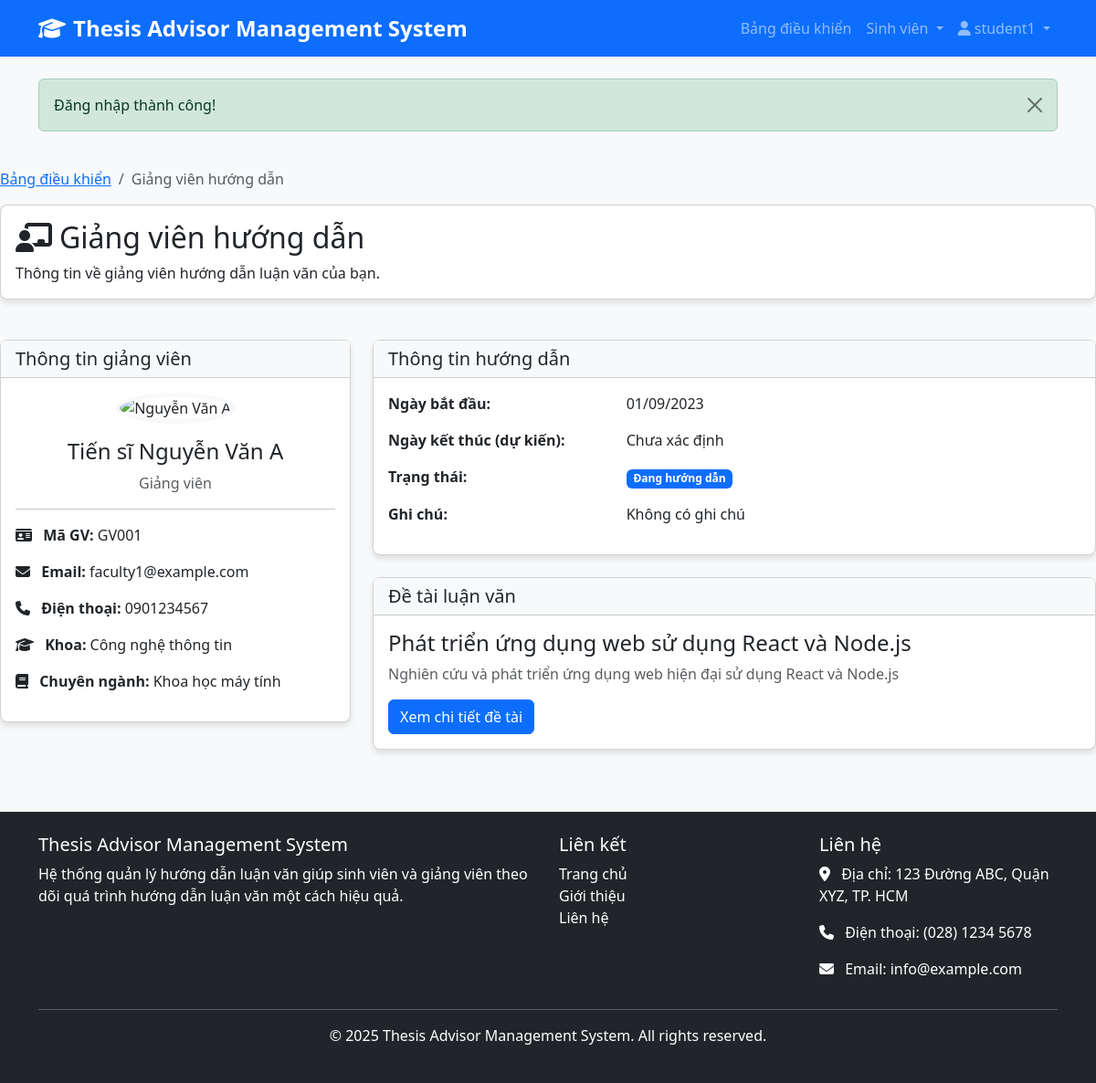
The app's page /student/advisor.php (signed in) with its own data.
### tables this page shows
CREATE TABLE SinhVienGiangVienHuongDan (
    ID INT AUTO_INCREMENT PRIMARY KEY,
    SinhVienID INT NOT NULL,
    GiangVienID INT NOT NULL,
    DeTaiID INT,
    NgayBatDau DATE,
    NgayKetThuc DATE,
    TrangThai ENUM('Đang hướng dẫn', 'Đã hoàn thành', 'Đã hủy') DEFAULT 'Đang hướng dẫn',
    GhiChu TEXT,
    FOREIGN KEY (SinhVienID) REFERENCES SinhVien(SinhVienID) ON DELETE CASCADE,
    FOREIGN KEY (GiangVienID) REFERENCES GiangVien(GiangVienID) ON DELETE CASCADE,
    FOREIGN KEY (DeTaiID) REFERENCES DeTai(DeTaiID) ON DELETE SET NULL
);

CREATE TABLE GiangVien (
    GiangVienID INT AUTO_INCREMENT PRIMARY KEY,
    UserID INT,
    MaGV VARCHAR(20) NOT NULL UNIQUE,
    HoTen VARCHAR(100) NOT NULL,
    HocVi VARCHAR(50),
    ChucVu VARCHAR(100),
    Email VARCHAR(100) NOT NULL,
    SoDienThoai VARCHAR(15),
    Khoa VARCHAR(100),
    ChuyenNganh VARCHAR(100),
    SoLuongSinhVienToiDa INT DEFAULT 10,
    FOREIGN KEY (UserID) REFERENCES Users(UserID) ON DELETE SET NULL
);

CREATE TABLE DeTai (
    DeTaiID INT AUTO_INCREMENT PRIMARY KEY,
    TenDeTai VARCHAR(255) NOT NULL,
    MoTa TEXT,
    LinhVuc VARCHAR(100),
    NgayTao TIMESTAMP DEFAULT CURRENT_TIMESTAMP,
    TrangThai ENUM('Chờ duyệt', 'Đã duyệt', 'Từ chối') DEFAULT 'Chờ duyệt'
);

### student/advisor.php (the view, shortened to what this page needs)
<?php
require_once '../includes/functions.php';
$studentDetails = getCurrentUserDetails();
$studentId = $studentDetails['SinhVienID'];
$conn = getDBConnection();
$stmt = $conn->prepare("
    SELECT gv.*, svgv.NgayBatDau, svgv.NgayKetThuc, svgv.TrangThai, svgv.GhiChu, dt.TenDeTai, dt.MoTa as DeTaiMoTa
    FROM SinhVienGiangVienHuongDan svgv
    JOIN GiangVien gv ON svgv.GiangVienID = gv.GiangVienID
    LEFT JOIN DeTai dt ON svgv.DeTaiID = dt.DeTaiID
    WHERE svgv.SinhVienID = :studentId AND svgv.TrangThai = 'Đang hướng dẫn'
    LIMIT 1
");
$stmt->bindParam(':studentId', $studentId);
$stmt->execute();
$advisor = $stmt->fetch(PDO::FETCH_ASSOC);
include '../includes/header.php';
?>
<div class="row mb-4">
    <div class="col-md-12">
        <nav aria-label="breadcrumb">
            <ol class="breadcrumb">
                <li class="breadcrumb-item"><a href="../dashboard.php">Bảng điều khiển</a></li>
                <li class="breadcrumb-item active" aria-current="page">Giảng viên hướng dẫn</li>
            </ol>
        </nav>
        <div class="card">
            <div class="card-body">
                <h2 class="card-title">
                    <i class="fas fa-chalkboard-teacher me-2"></i>Giảng viên hướng dẫn
                </h2>
                <p class="card-text">Thông tin về giảng viên hướng dẫn luận văn của bạn.</p>
            </div>
        </div>
    </div>
</div>
<?php if ($advisor): ?>
<div class="row">
    <div class="col-md-4">
        <div class="card">
            <div class="card-header">
                <h5 class="card-title mb-0">Thông tin giảng viên</h5>
            </div>
            <div class="card-body text-center">
                <div class="mb-3">
                    <img src="../assets/images/avatar-placeholder.png" alt="<?php echo $advisor['HoTen']; ?>" class="profile-img">
                </div>
                <h4><?php echo $advisor['HocVi'] . ' ' . $advisor['HoTen']; ?></h4>
                <p class="text-muted"><?php echo $advisor['ChucVu']; ?></p>
                <hr>
                <div class="text-start">
                    <p><i class="fas fa-id-card me-2"></i> <strong>Mã GV:</strong> <?php echo $advisor['MaGV']; ?></p>
                    <p><i class="fas fa-envelope me-2"></i> <strong>Email:</strong> <?php echo $advisor['Email']; ?></p>
                    <p><i class="fas fa-phone me-2"></i> <strong>Điện thoại:</strong> <?php echo $advisor['SoDienThoai']; ?></p>
                    <p><i class="fas fa-graduation-cap me-2"></i> <strong>Khoa:</strong> <?php echo $advisor['Khoa']; ?></p>
                    <p><i class="fas fa-book me-2"></i> <strong>Chuyên ngành:</strong> <?php echo $advisor['ChuyenNganh']; ?></p>
                </div>
            </div>
        </div>
    </div>
    <div class="col-md-8">
        <div class="card mb-4">
            <div class="card-header">
                <h5 class="card-title mb-0">Thông tin hướng dẫn</h5>
            </div>
            <div class="card-body">
                <div class="row mb-3">
                    <div class="col-md-4">
                        <strong>Ngày bắt đầu:</strong>
                    </div>
                    <div class="col-md-8">
                        <?php echo date('d/m/Y', strtotime($advisor['NgayBatDau'])); ?>
                    </div>
                </div>
                <div class="row mb-3">
                    <div class="col-md-4">
                        <strong>Ngày kết thúc (dự kiến):</strong>
                    </div>
                    <div class="col-md-8">
                        <?php echo $advisor['NgayKetThuc'] ? date('d/m/Y', strtotime($advisor['NgayKetThuc'])) : 'Chưa xác định'; ?>
                    </div>
                </div>
                <div class="row mb-3">
                    <div class="col-md-4">
                        <strong>Trạng thái:</strong>
                    </div>
                    <div class="col-md-8">
                        <span class="badge bg-primary"><?php echo $advisor['TrangThai']; ?></span>
                    </div>
                </div>
                <div class="row mb-3">
                    <div class="col-md-4">
                        <strong>Ghi chú:</strong>
                    </div>
                    <div class="col-md-8">
                        <?php echo $advisor['GhiChu'] ? $advisor['GhiChu'] : 'Không có ghi chú'; ?>
                    </div>
                </div>
            </div>
        </div>
        <div class="card">
            <div class="card-header">
                <h5 class="card-title mb-0">Đề tài luận văn</h5>
            </div>
            <div class="card-body">
                <?php if (isset($advisor['TenDeTai'])): ?>
                    <h4><?php echo $advisor['TenDeTai']; ?></h4>
                    <p class="text-muted"><?php echo $advisor['DeTaiMoTa']; ?></p>
                    <a href="../student/thesis.php" class="btn btn-primary">Xem chi tiết đề tài</a>
                <?php endif; ?>
            </div>
        </div>
    </div>
</div>
<?php endif; ?>
<?php include '../includes/footer.php'; ?>

### assets/css/style.css (style rules this page uses)
body { font-family: 'Segoe UI', Tahoma, Geneva, Verdana, sans-serif; background-color: #f8f9fa; color: #333; }
.card { border-radius: 8px; box-shadow: 0 4px 6px rgba(0, 0, 0, 0.1); margin-bottom: 20px; transition: transform 0.3s ease; }
.card-header { font-weight: bold; background-color: #f8f9fa; }
.btn-primary { background-color: #0d6efd; border-color: #0d6efd; }
.profile-img { width: 150px; height: 150px; border-radius: 50%; object-fit: cover; border: 5px solid #f8f9fa; }

### records on screen
sinhviengiangvienhuongdan: GiangVienID.HocVi "Tiến sĩ", GiangVienID.HoTen "Nguyễn Văn A", GiangVienID.ChucVu "Giảng viên", GiangVienID.MaGV "GV001", GiangVienID.Email "faculty1@example.com", GiangVienID.SoDienThoai "0901234567", GiangVienID.Khoa "Công nghệ thông tin", GiangVienID.ChuyenNganh "Khoa học máy tính", NgayBatDau "01/09/2023", TrangThai "Đang hướng dẫn", DeTaiID.TenDeTai "Phát triển ứng dụng web sử dụng React và Node.js", DeTaiID.MoTa "Nghiên cứu và phát triển ứng dụng web hiện đại sử dụng React và Node.js"

### other values on screen
APP_NAME "Thesis Advisor Management System"
$_SESSION['username'] "student1"
$message "Đăng nhập thành công!"
